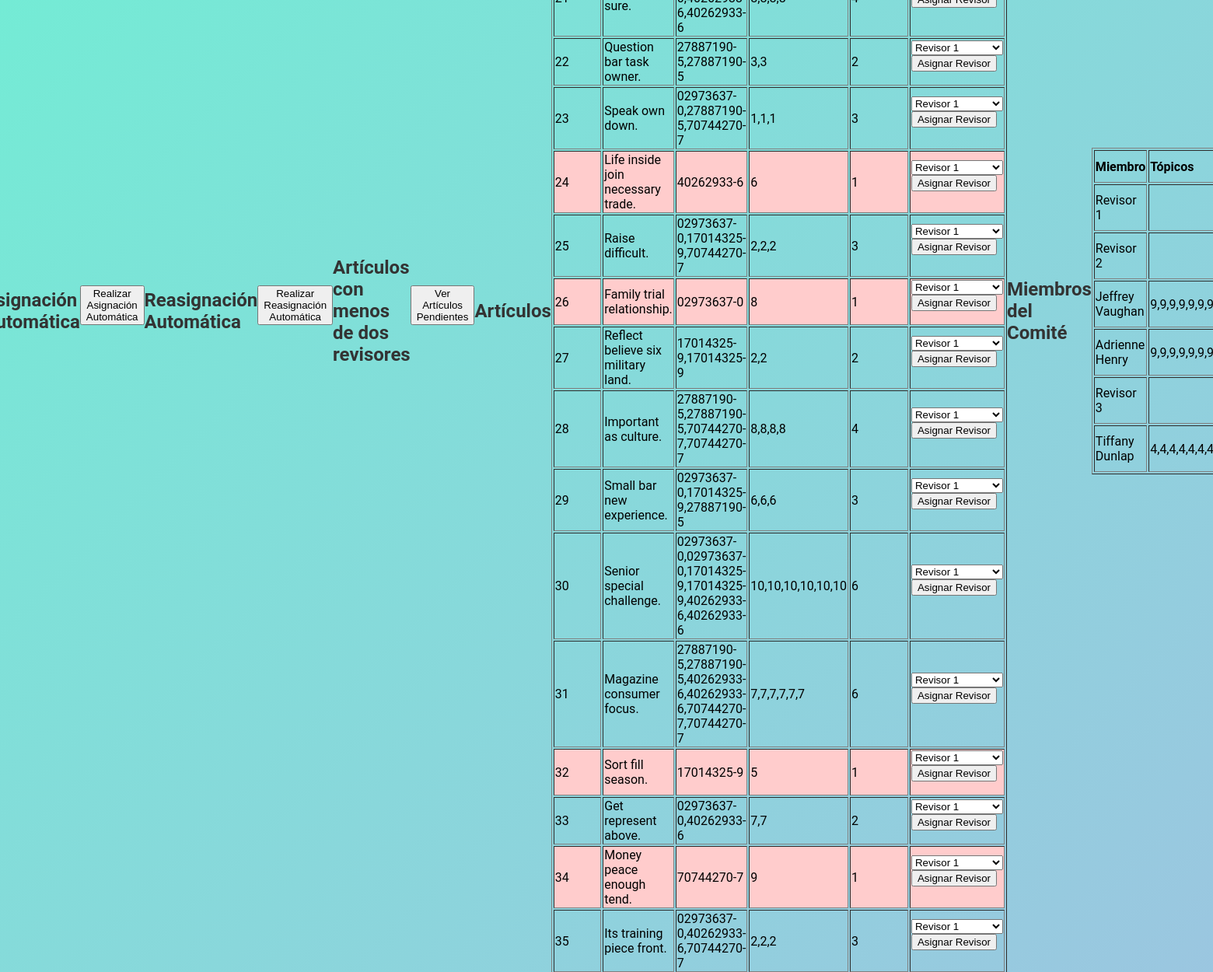
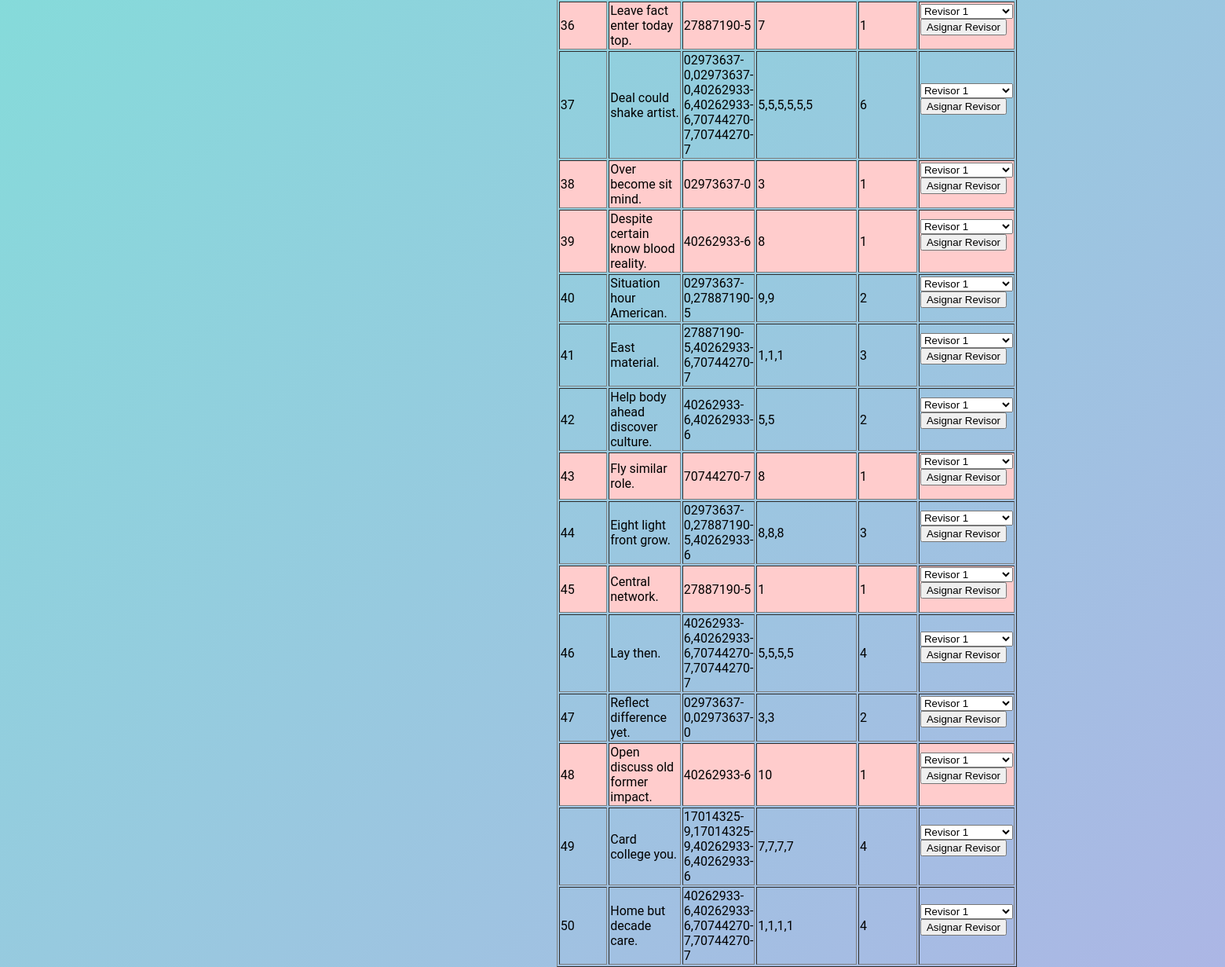
The page /php/gestionar_asignaciones.php on the database its author committed (2 pictures, top to bottom).
### tables this page shows
CREATE TABLE Articulo (
    id_articulo INT AUTO_INCREMENT PRIMARY KEY,
    titulo VARCHAR(128) NOT NULL,
    resumen VARCHAR(128) NOT NULL,
    fecha_envio DATE NOT NULL,
    rut_autor VARCHAR(10) NOT NULL,
    estado ENUM(
        'En revisión',
        'Aprobado',
        'Rechazado'
    ) NOT NULL,
    FOREIGN KEY (rut_autor) REFERENCES Autor (rut) ON DELETE CASCADE
);

### php/gestionar_asignaciones.php (the view, shortened to what this page needs)
<?php
require_once 'conexion.php';
$sql_revisores = "SELECT rut, nombre FROM Usuario WHERE tipo = 'Revisor'";
$revisores = $pdo->query($sql_revisores)->fetchAll();
?>
<!DOCTYPE html>
<html lang="es">
<head>
    <link rel="stylesheet" href="../css/dashboard.css">
</head>
<body>
    <h2>Asignación Automática</h2>
    <form method="POST" action="asignar_articulos.php">
        <button type="submit">Realizar Asignación Automática</button>
    </form>
    <h2>Reasignación Automática</h2>
    <form method="POST" action="asignar_articulos.php">
        <button type="submit">Realizar Reasignación Automática</button>
    </form>
    <h2>Artículos con menos de dos revisores</h2>
    <form method="GET" action="asignar_articulos.php">
        <button type="submit">Ver Artículos Pendientes</button>
    </form>
    <h2>Artículos</h2>
    <table border="1" style="width: 100%; text-align: left;">
        <tbody>
            <?php
            $sql_articulos_detalle = "SELECT a.id_articulo, a.titulo, GROUP_CONCAT(aa.rut_autor) AS autores, GROUP_CONCAT(at.id_topico) AS topicos, COUNT(ar.rut_revisor) AS num_revisores
                                    FROM Articulo a
                                    LEFT JOIN Autor_Articulo aa ON a.id_articulo = aa.id_articulo
                                    LEFT JOIN Articulo_Topico at ON a.id_articulo = at.id_articulo
                                    LEFT JOIN Articulo_Revisor ar ON a.id_articulo = ar.id_articulo
                                    GROUP BY a.id_articulo";
            $articulos_detalle = $pdo->query($sql_articulos_detalle)->fetchAll();
            foreach ($articulos_detalle as $articulo): ?>
                <tr style="<?php echo ($articulo['num_revisores'] < 2) ? 'background-color: #ffcccc;' : ''; ?>">
                    <td><?= $articulo['id_articulo'] ?></td>
                    <td><?= $articulo['titulo'] ?></td>
                    <td><?= $articulo['autores'] ?></td>
                    <td><?= $articulo['topicos'] ?></td>
                    <td><?= $articulo['num_revisores'] ?></td>
                    <td>
                        <form method="POST" action="asignar_articulos.php">
                            <select name="rut_revisor" required>
                                <?php foreach ($revisores as $revisor): ?>
                                    <option value="<?= $revisor['rut'] ?>"><?= $revisor['nombre'] ?></option>
                                <?php endforeach; ?>
                            </select>
                            <button type="submit">Asignar Revisor</button>
                        </form>
                    </td>
                </tr>
            <?php endforeach; ?>
        </tbody>
    </table>
    <h2>Miembros del Comité</h2>
    <table border="1" style="width: 100%; text-align: left;">
        <thead>
            <tr>
                <th>Miembro</th>
                <th>Tópicos</th>
            </tr>
        </thead>
        <tbody>
            <?php
            $sql_revisores_detalle = "SELECT u.nombre, GROUP_CONCAT(rt.id_topico) AS topicos, COUNT(ar.id_articulo) AS articulos_asignados
                                    FROM Usuario u
                                    LEFT JOIN Revisor_Topico rt ON u.rut = rt.rut_revisor
                                    LEFT JOIN Articulo_Revisor ar ON u.rut = ar.rut_revisor
                                    WHERE u.tipo = 'Revisor'
                                    GROUP BY u.rut";
            $revisores_detalle = $pdo->query($sql_revisores_detalle)->fetchAll();
            foreach ($revisores_detalle as $revisor): ?>
                <tr>
                    <td><?= $revisor['nombre'] ?></td>
                    <td><?= $revisor['topicos'] ?></td>
                </tr>
            <?php endforeach; ?>
        </tbody>
    </table>
</body>
</html>

### css/dashboard.css (style rules this page uses)
body { font-family: 'Roboto', sans-serif; background: linear-gradient(135deg, #74ebd5, #acb6e5); margin: 0; padding: 0; display: flex; justify-content: center; align-items: center; height: 100vh; }
h1, h2 { color: #333; margin-bottom: 20px; font-weight: bold; }

### rows shown on the page
articulo: id_articulo "22", titulo "Question bar task owner.", autores "27887190-5,27887190-5", topicos "3,3", num_revisores "2"
articulo: id_articulo "23", titulo "Speak own down.", autores "02973637-0,27887190-5,70744270-7", topicos "1,1,1", num_revisores "3"
articulo: id_articulo "24", titulo "Life inside join necessary trade.", autores "40262933-6", topicos "6", num_revisores "1"
articulo: id_articulo "25", titulo "Raise difficult.", autores "02973637-0,17014325-9,70744270-7", topicos "2,2,2", num_revisores "3"
articulo: id_articulo "26", titulo "Family trial relationship.", autores "02973637-0", topicos "8", num_revisores "1"
articulo: id_articulo "27", titulo "Reflect believe six military land.", autores "17014325-9,17014325-9", topicos "2,2", num_revisores "2"
articulo: id_articulo "28", titulo "Important as culture.", autores "27887190-5,27887190-5,70744270-7,70744270-7", topicos "8,8,8,8", num_revisores "4"
articulo: id_articulo "29", titulo "Small bar new experience.", autores "02973637-0,17014325-9,27887190-5", topicos "6,6,6", num_revisores "3"
articulo: id_articulo "30", titulo "Senior special challenge.", autores "02973637-0,02973637-0,17014325-9,17014325-9,40262933-6,40262933-6", topicos "10,10,10,10,10,10", num_revisores "6"
articulo: id_articulo "31", titulo "Magazine consumer focus.", autores "27887190-5,27887190-5,40262933-6,40262933-6,70744270-7,70744270-7", topicos "7,7,7,7,7,7", num_revisores "6"
articulo: id_articulo "32", titulo "Sort fill season.", autores "17014325-9", topicos "5", num_revisores "1"
articulo: id_articulo "33", titulo "Get represent above.", autores "02973637-0,40262933-6", topicos "7,7", num_revisores "2"
articulo: id_articulo "34", titulo "Money peace enough tend.", autores "70744270-7", topicos "9", num_revisores "1"
articulo: id_articulo "35", titulo "Its training piece front.", autores "02973637-0,40262933-6,70744270-7", topicos "2,2,2", num_revisores "3"
articulo: id_articulo "36", titulo "Leave fact enter today top.", autores "27887190-5", topicos "7", num_revisores "1"
articulo: id_articulo "37", titulo "Deal could shake artist.", autores "02973637-0,02973637-0,40262933-6,40262933-6,70744270-7,70744270-7", topicos "5,5,5,5,5,5", num_revisores "6"
articulo: id_articulo "38", titulo "Over become sit mind.", autores "02973637-0", topicos "3", num_revisores "1"
articulo: id_articulo "39", titulo "Despite certain know blood reality.", autores "40262933-6", topicos "8", num_revisores "1"
articulo: id_articulo "40", titulo "Situation hour American.", autores "02973637-0,27887190-5", topicos "9,9", num_revisores "2"
articulo: id_articulo "41", titulo "East material.", autores "27887190-5,40262933-6,70744270-7", topicos "1,1,1", num_revisores "3"
articulo: id_articulo "42", titulo "Help body ahead discover culture.", autores "40262933-6,40262933-6", topicos "5,5", num_revisores "2"
articulo: id_articulo "43", titulo "Fly similar role.", autores "70744270-7", topicos "8", num_revisores "1"
articulo: id_articulo "44", titulo "Eight light front grow.", autores "02973637-0,27887190-5,40262933-6", topicos "8,8,8", num_revisores "3"
articulo: id_articulo "45", titulo "Central network.", autores "27887190-5", topicos "1", num_revisores "1"
articulo: id_articulo "46", titulo "Lay then.", autores "40262933-6,40262933-6,70744270-7,70744270-7", topicos "5,5,5,5", num_revisores "4"
articulo: id_articulo "47", titulo "Reflect difference yet.", autores "02973637-0,02973637-0", topicos "3,3", num_revisores "2"
articulo: id_articulo "48", titulo "Open discuss old former impact.", autores "40262933-6", topicos "10", num_revisores "1"
articulo: id_articulo "49", titulo "Card college you.", autores "17014325-9,17014325-9,40262933-6,40262933-6", topicos "7,7,7,7", num_revisores "4"
articulo: id_articulo "50", titulo "Home but decade care.", autores "40262933-6,40262933-6,70744270-7,70744270-7", topicos "1,1,1,1", num_revisores "4"

### other values the page prints
$revisor['nombre'] "Revisor 1"
$revisor['nombre'] "Revisor 2"
$revisor['nombre'] "Jeffrey Vaughan"
$revisor['nombre'] "Adrienne Henry"
$revisor['nombre'] "Revisor 3"
$revisor['nombre'] "Tiffany Dunlap"
form field rut_revisor "Revisor 1"
